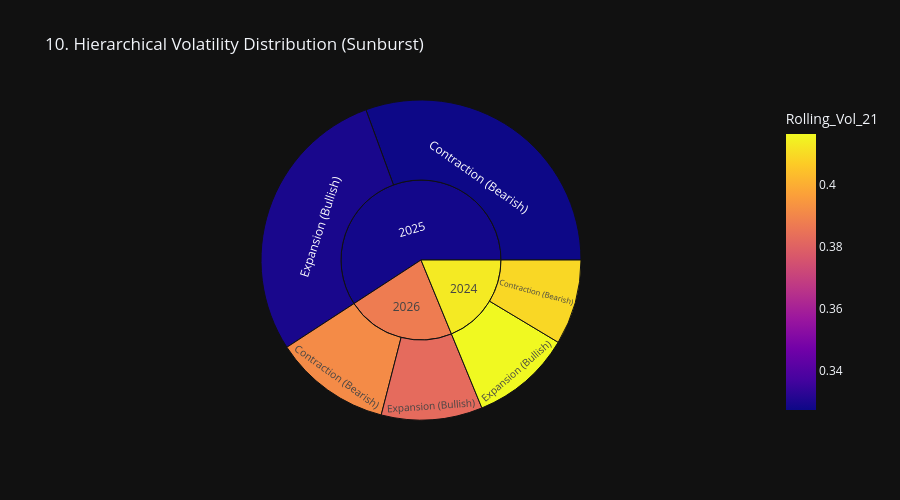
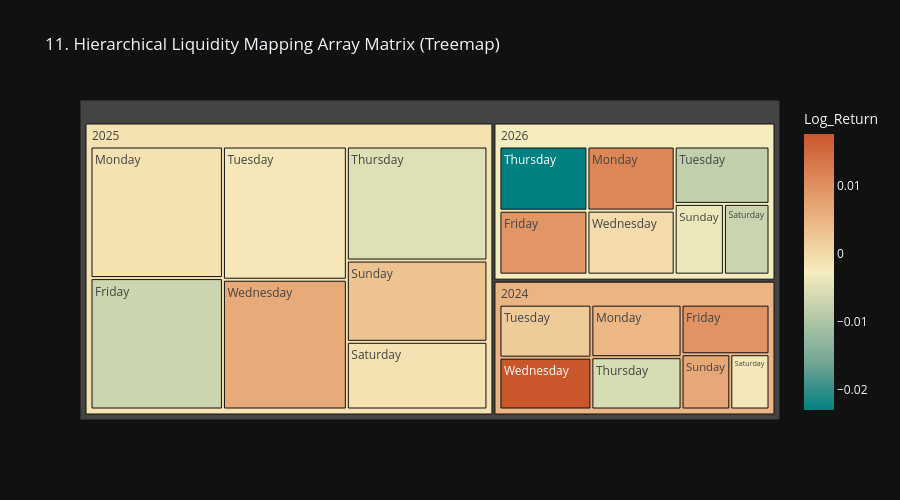

Source (notebook cell) for these figures, in order:
### Markdown cell above
### 🌳 3.2 Charts 10 & 11: Hierarchical Volume Structuring Matrix Maps
Leveraging nested rings and space-filling grids, we unpack annual volume dynamics broken down across categorical market phases and weekday horizons.

### Code cell
crypto_df['Year_String'] = crypto_df.index.year.astype(str)

# Chart 10: Multi-Level Sunburst Framework
fig_sunburst = px.sunburst(crypto_df, path=['Year_String', 'Market_State'], values='Volume', 
                          color='Rolling_Vol_21', color_continuous_scale='Plasma', 
                          template='plotly_dark', title='10. Hierarchical Volatility Distribution (Sunburst)')
fig_sunburst.update_layout(height=500)
fig_sunburst.show()

# Chart 11: Nested System Treemap Profile
fig_tree = px.treemap(crypto_df, path=['Year_String', 'Day_Name'], values='Volume', 
                      color='Log_Return', color_continuous_scale='Geyser', 
                      template='plotly_dark', title='11. Hierarchical Liquidity Mapping Array Matrix (Treemap)')
fig_tree.update_layout(height=500)
fig_tree.show()

### Figure 1 — Plotly figure (JSON) as saved in the notebook; plotly's stock layout.template omitted (floating-point values rounded to 4 significant figures)
{"data": [{"branchvalues": "total", "customdata": [[0.4093], [0.4164], [0.3293], [0.3272], [0.3827], [0.3914], [0.4132], [0.3282], [0.3874]], "domain": {"x": [0, 1], "y": [0, 1]}, "hovertemplate": "labels=%{label}<br>Volume=%{value}<br>parent=%{parent}<br>id=%{id}<br>Rolling_Vol_21=%{color}<extra></extra>", "ids": ["2024/Contraction (Bearish)", "2024/Expansion (Bullish)", "2025/Expansion (Bullish)", "2025/Contraction (Bearish)", "2026/Expansion (Bullish)", "2026/Contraction (Bearish)", "2024", "2025", "2026"], "labels": ["Contraction (Bearish)", "Expansion (Bullish)", "Expansion (Bullish)", "Contraction (Bearish)", "Expansion (Bullish)", "Contraction (Bearish)", "2024", "2025", "2026"], "marker": {"coloraxis": "coloraxis", "colors": [0.4093, 0.4164, 0.3293, 0.3272, 0.3827, 0.3914, 0.4132, 0.3282, 0.3874]}, "name": "", "parents": ["2024", "2024", "2025", "2025", "2026", "2026", "", "", ""], "type": "sunburst", "values": [2812000000000.0, 3330000000000.0, 9348000000000.0, 10000000000000.0, 3340000000000.0, 3865000000000.0, 6142000000000.0, 19350000000000.0, 7204000000000.0]}], "layout": {"coloraxis": {"autocolorscale": false, "colorbar": {"title": {"text": "Rolling_Vol_21"}}, "colorscale": [[0, "#0d0887"], [0.1111, "#46039f"], [0.2222, "#7201a8"], [0.3333, "#9c179e"], [0.4444, "#bd3786"], [0.5556, "#d8576b"], [0.6667, "#ed7953"], [0.7778, "#fb9f3a"], [0.8889, "#fdca26"], [1, "#f0f921"]]}, "height": 500, "legend": {"tracegroupgap": 0}, "title": {"text": "10. Hierarchical Volatility Distribution (Sunburst)"}}}

### Figure 2 — Plotly figure (JSON) as saved in the notebook; plotly's stock layout.template omitted (floating-point values rounded to 4 significant figures)
{"data": [{"branchvalues": "total", "customdata": [[0.001998], [0.01768], [-0.005713], [0.009585], [-0.001918], [0.0069], [0.004801], [0.006491], [-0.00509], [-0.007054], [-0.001117], [0.0031], [-0.001076], [-0.001839], [-0.02294], [0.009262], [-0.007192], [-0.003542], [0.01132], [-0.008077], [-0.0002291], [0.005158], [-0.001191], [-0.002745]], "domain": {"x": [0, 1], "y": [0, 1]}, "hovertemplate": "labels=%{label}<br>Volume=%{value}<br>parent=%{parent}<br>id=%{id}<br>Log_Return=%{color}<extra></extra>", "ids": ["2024/Tuesday", "2024/Wednesday", "2024/Thursday", "2024/Friday", "2024/Saturday", "2024/Sunday", "2024/Monday", "2025/Wednesday", "2025/Thursday", "2025/Friday", "2025/Saturday", "2025/Sunday", "2025/Monday", "2025/Tuesday", "2026/Thursday", "2026/Friday", "2026/Saturday", "2026/Sunday", "2026/Monday", "2026/Tuesday", "2026/Wednesday", "2024", "2025", "2026"], "labels": ["Tuesday", "Wednesday", "Thursday", "Friday", "Saturday", "Sunday", "Monday", "Wednesday", "Thursday", "Friday", "Saturday", "Sunday", "Monday", "Tuesday", "Thursday", "Friday", "Saturday", "Sunday", "Monday", "Tuesday", "Wednesday", "2024", "2025", "2026"], "marker": {"coloraxis": "coloraxis", "colors": [0.001998, 0.01768, -0.005713, 0.009585, -0.001918, 0.0069, 0.004801, 0.006491, -0.00509, -0.007054, -0.001117, 0.0031, -0.001076, -0.001839, -0.02294, 0.009262, -0.007192, -0.003542, 0.01132, -0.008077, -0.0002291, 0.005158, -0.001191, -0.002745]}, "name": "", "parents": ["2024", "2024", "2024", "2024", "2024", "2024", "2024", "2025", "2025", "2025", "2025", "2025", "2025", "2025", "2026", "2026", "2026", "2026", "2026", "2026", "2026", "", "", ""], "type": "treemap", "values": [1057000000000.0, 1034000000000.0, 1023000000000.0, 946000000000.0, 469700000000.0, 584800000000.0, 1028000000000.0, 2981000000000.0, 2972000000000.0, 3226000000000.0, 1764000000000.0, 2118000000000.0, 3230000000000.0, 3061000000000.0, 1176000000000.0, 1171000000000.0, 671800000000.0, 725300000000.0, 1164000000000.0, 1133000000000.0, 1163000000000.0, 6142000000000.0, 19350000000000.0, 7204000000000.0]}], "layout": {"coloraxis": {"autocolorscale": false, "colorbar": {"title": {"text": "Log_Return"}}, "colorscale": [[0, "rgb(0, 128, 128)"], [0.1667, "rgb(112, 164, 148)"], [0.3333, "rgb(180, 200, 168)"], [0.5, "rgb(246, 237, 189)"], [0.6667, "rgb(237, 187, 138)"], [0.8333, "rgb(222, 138, 90)"], [1, "rgb(202, 86, 44)"]]}, "height": 500, "legend": {"tracegroupgap": 0}, "title": {"text": "11. Hierarchical Liquidity Mapping Array Matrix (Treemap)"}}}
